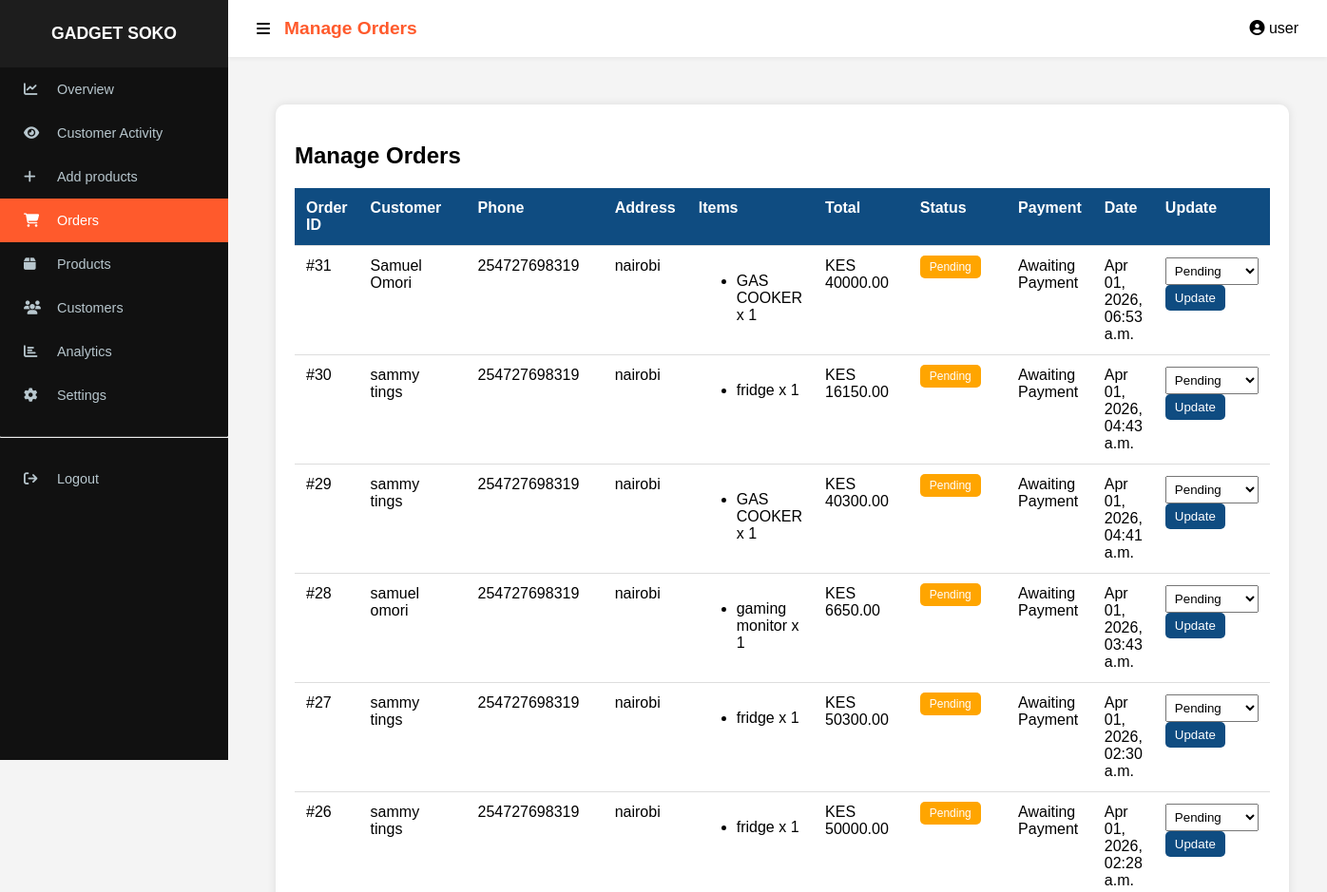
The page /manage_orders/ (signed in, upper part) on the database as committed earlier.
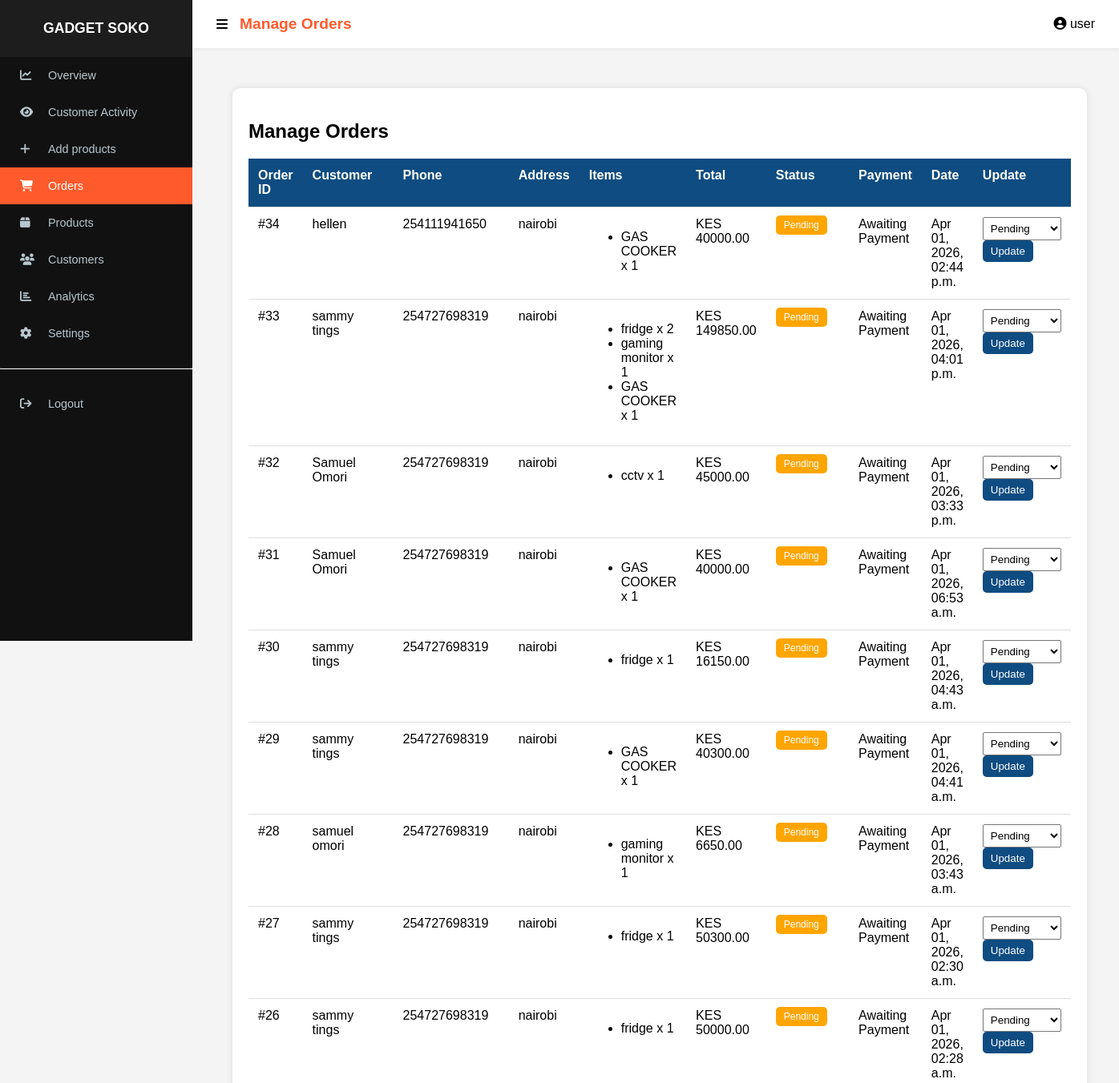
The same page on the database as committed later.
### app/models.py (models this page shows, shortened)
class Order(models.Model):
    STATUS_CHOICES = [('Pending', 'Pending'), ('STK_Sent', 'STK Push Sent'), ('Paid', 'Paid'), ('Failed', 'Failed')]
    user = models.ForeignKey(User, on_delete=models.CASCADE, null=True, blank=True)
    name = models.CharField(max_length=100)
    email = models.EmailField(null=True, blank=True)
    phone = models.CharField(max_length=15)
    destination = models.CharField(max_length=255)
    region = models.CharField(max_length=20, default="nairobi") # 'nairobi' or 'upcountry'
    location_area = models.CharField(max_length=255, default="N/A")
    address = models.TextField(default="")
    shipping_fee = models.DecimalField(max_digits=10, decimal_places=2, default=0)
    payment_method = models.CharField(max_length=20, default="mpesa")
    payment_status = models.CharField(max_length=50, default="Pending")
    total = models.DecimalField(max_digits=10, decimal_places=2, default=0)
    status = models.CharField(max_length=20, choices=STATUS_CHOICES, default='Pending')
    checkout_request_id = models.CharField(max_length=100, blank=True, null=True)
    mpesa_receipt = models.CharField(max_length=50, blank=True, null=True)
    created_at = models.DateTimeField(auto_now_add=True)

class OrderItem(models.Model):
    order = models.ForeignKey(Order, on_delete=models.CASCADE, related_name='items')
    product = models.ForeignKey(Product, on_delete=models.CASCADE)
    quantity = models.PositiveIntegerField()
    price = models.DecimalField(max_digits=10, decimal_places=2)

class Product(models.Model):
    name = models.CharField(max_length=255)
    price = models.DecimalField(max_digits=10, decimal_places=2)
    discount = models.DecimalField(max_digits=4, decimal_places=2, default=0)
    shipping_fee = models.DecimalField(max_digits=10, decimal_places=2, default=0.00)
    stock = models.IntegerField()
    category = models.ForeignKey(Category, on_delete=models.CASCADE, related_name="products")
    brand = models.ForeignKey(Brand, on_delete=models.CASCADE, related_name='products', null=True, blank=True)
    image = models.ImageField(upload_to='products/', null=True, blank=True)
    specifications = models.TextField(blank=True)
    views = models.IntegerField(default=0)
    created_at = models.DateTimeField(auto_now_add=True)
    updated_at = models.DateTimeField(auto_now=True)
    discount_duration_hours = models.PositiveIntegerField(default=0)
    discount_start_time = models.DateTimeField(null=True, blank=True)

### app/views.py (the view)
# urls.py: path('manage_orders/', views.manage_orders, name='manage_orders'),
@staff_member_required
def manage_orders(request):
    orders = Order.objects.all().order_by('-id')
    return render(request, 'manage_orders.html', {'orders': orders})

### app/context_processors.py (called while the page is built)
def cart_count(request):
    count = 0
    if request.user.is_authenticated:
        result = CartItem.objects.filter(user=request.user).aggregate(
            total=Sum('quantity')
        )
        count = result['total'] or 0
    return {'cart_count': count}

### app/templates/manage_orders.html (shortened to what this page needs)
{% extends "baseadmin.html" %}
{% block header %}Manage Orders{% endblock %}
{% block content %}
{% load static %}
</head>
<body>
<div class="container">
    <h2>Manage Orders</h2>
    <table>
        <thead>
            <tr>
                <th>Order ID</th>
                <th>Customer</th>
                <th>Phone</th>
                <th>Address</th>
                <th>Items</th>
                <th>Total</th>
                <th>Status</th>
                <th>Payment</th>
                <th>Date</th>
                <th>Update</th>
            </tr>
        </thead>
        <tbody>
            {% for order in orders %}
            <tr>
                <td>#{{ order.id }}</td>
                <td>{{ order.name }}</td>
                <td>{{ order.phone }}</td>
                <td>{{ order.destination }}</td>
                <td>
                    <ul>
                        {% for item in order.items.all %}
                            <li>{{ item.product.name }} x {{ item.quantity }}</li>
                        {% endfor %}
                    </ul>
                </td>
                <td>KES {{ order.total }}</td>
                <td>
                    <span class="status
                        {% if order.status|lower == 'pending' %}pending{% endif %}
                    ">
                        {{ order.status }}
                    </span>
                </td>
                <td>{{ order.payment_status }}</td>
                <td>{{ order.created_at|date:"M d, Y, h:i a" }}</td>
                <td>
                    <form method="POST" action="{% url 'update_order_status' order.id %}">
                        <select name="status">
                            <option value="Pending" {% if order.status == "Pending" %}selected{% endif %}>Pending</option>
                        </select>
                        <button type="submit" class="btn btn-update">Update</button>
                    </form>
                </td>
            </tr>
            {% empty %}
            <tr>
                <td colspan="10">No orders found.</td>
            </tr>
            {% endfor %}
        </tbody>
    </table>
</div>
{%endblock%}

Rows that differ between the two databases and show on the page:
added Order: id "34", name "hellen", phone "254111941650", destination "nairobi", total "40000.00", status "Pending", payment_status "Awaiting Payment", created_at "Apr 01, 2026, 02:44 p.m."
added OrderItem: product.name "GAS COOKER", quantity "1", shown under "34"
added Order: id "33", name "sammy tings", phone "254727698319", destination "nairobi", total "149850.00", status "Pending", payment_status "Awaiting Payment", created_at "Apr 01, 2026, 04:01 p.m."
added OrderItem: product.name "fridge", quantity "2", shown under "33"
added OrderItem: product.name "gaming monitor", quantity "1", shown under "33"
added OrderItem: product.name "GAS COOKER", quantity "1", shown under "33"
added Order: id "32", name "Samuel Omori", phone "254727698319", destination "nairobi", total "45000.00", status "Pending", payment_status "Awaiting Payment", created_at "Apr 01, 2026, 03:33 p.m."
added OrderItem: product.name "cctv", quantity "1", shown under "32"
